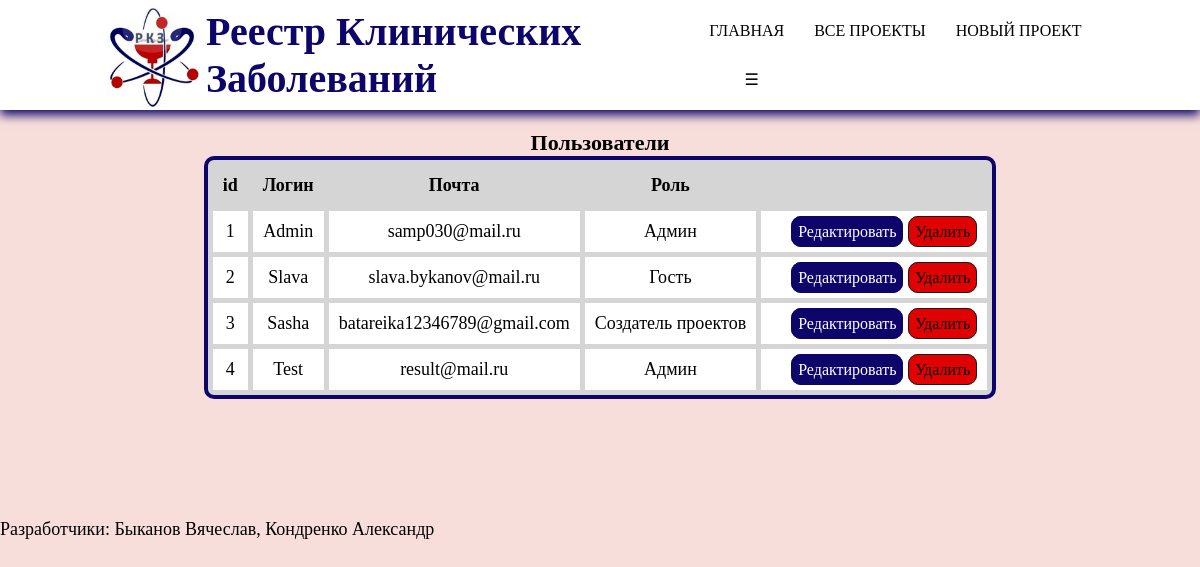
/settings (signed in), run on the app's committed database.
### app.py (models this page shows, shortened)
class Account(db.Model):
    id = db.Column(db.Integer, primary_key=True)
    name = db.Column(db.String(300), nullable=False)
    email = db.Column(db.String(300), nullable=False)
    password = db.Column(db.String(300), nullable=False)
    role = db.Column(db.String(300), nullable=False)

### app.py (the view)
@app.route('/settings', methods = ['POST', 'GET'])
@login_required
def settings():
    cursor = sqlite3.connect('instance/vkr.db').cursor()
    cursor.execute("SELECT * FROM account")
    account_list = [item for item in cursor.fetchall()]
    try:
        return render_template("settings.html", account_list = account_list, role = current_user.get_role())
    except:
        return render_template("settings.html", account_list = account_list)

### app.py (called while the page is built)
@login_manager.user_loader
def load_user(user_id):
    return UserLogin().fromDB(user_id)

    def fromDB(self, user_id):
        datebase = sqlite3.connect('instance/vkr.db')
        sql = datebase.cursor()
        sql.execute(f"SELECT * FROM account WHERE id='{user_id[0]}' LIMIT 1")
        res = sql.fetchone()
        if res is not None:
            self.__user = res
        else:
            print("Пользователь не найден")
        return self

    def get_role(self):
        return str(self.__user[4])

### templates/settings.html (shortened to what this page needs)
{% extends 'base.html' %}
{% block body %}
<div>
    <h1>Пользователи</h1>
    <table>
        <tr>
            <th><a>id</a></th>
            <th><a>Логин</a></th>
            <th><a>Почта</a></th>
            <th><a>Роль</a></th>
        </tr>
        {% for value in account_list %}
            <tr>
                <td><a>{{ value[0] }}</a></td>
                <td><a>{{ value[1] }}</a></td>
                <td><a>{{ value[2] }}</a></td>
                <td><a>{{ value[4] }}</a></td>
                <td>
                    <a class="editpr" href="/settings/{{value[1]}}">Редактировать</a>
                    <a class="deletepr" href="/delete-user/{{value[1]}}">Удалить</a>
                </td>
            </tr>
        {% endfor %}
    </table>
</div>
{% endblock %}

### static/css/main.css (style rules this page uses)
* { padding: 0; margin: 0; box-sizing: border-box; font-family: 12px Arial, sans-serif; font-size: 18px; list-style: none; text-decoration: none; }
h1 { font-size: 22px; }
body { background-color: #f4c7c295; background-size: cover; overflow-y: overlay; background-position: center; }
table { margin: auto; text-align: center; border-collapse: separate; border-spacing: 5px; background: #d5d5d5; color: #000; border: 4px solid #0d0569; border-radius: 10px; }
th { font-size: 18px; padding: 10px; }
td { background: #ffffff; padding: 10px; }
a.editpr { padding: 6px; margin-left: 20px; color: #ffffff; background: #0d0569; font-size: 16px; text-align: center; width: 180px; border-radius: 10px; border: 1px solid #0d0569; }
a.deletepr { padding: 6px; color: #000; background: #e00202; font-size: 16px; text-align: center; width: 180px; border-radius: 10px; border: 1px solid #1c1b1b;; }

### data on the page
Account: id "1", name "Admin", email "samp030@mail.ru", role "Админ"
Account: id "2", name "Slava", email "slava.bykanov@mail.ru", role "Гость"
Account: id "3", name "Sasha", email "batareika12346789@gmail.com", role "Создатель проектов"
Account: id "4", name "Test", email "result@mail.ru", role "Админ"
